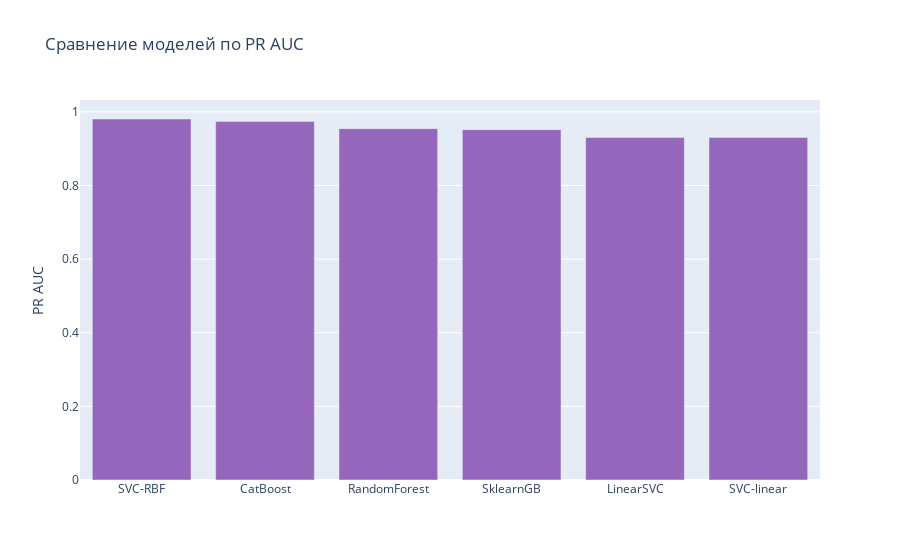

The code cell stored with this chart in its notebook:
### Code cell
# Сравнение PR AUC по моделям (столбчатая диаграмма)
import plotly.graph_objects as go
import pandas as pd

if 'metrics_df' not in globals():
    print("Сначала выполните ячейку с расчётом metrics_df (таблица метрик).")
else:
    fig = go.Figure(data=[
        go.Bar(name='PR AUC', x=metrics_df['model'], y=metrics_df['pr_auc'], marker_color='#9467bd')
    ])
    fig.update_layout(title='Сравнение моделей по PR AUC', yaxis_title='PR AUC')
    fig.show()

### Figure 1 — Plotly figure (JSON) as saved in the notebook; plotly's stock layout.template omitted (floating-point values rounded to 4 significant figures)
{"data": [{"marker": {"color": "#9467bd"}, "name": "PR AUC", "type": "bar", "x": ["SVC-RBF", "CatBoost", "RandomForest", "SklearnGB", "LinearSVC", "SVC-linear"], "y": [0.9807, 0.9742, 0.9544, 0.9518, 0.9307, 0.9307]}], "layout": {"title": {"text": "Сравнение моделей по PR AUC"}, "yaxis": {"title": {"text": "PR AUC"}}}}
